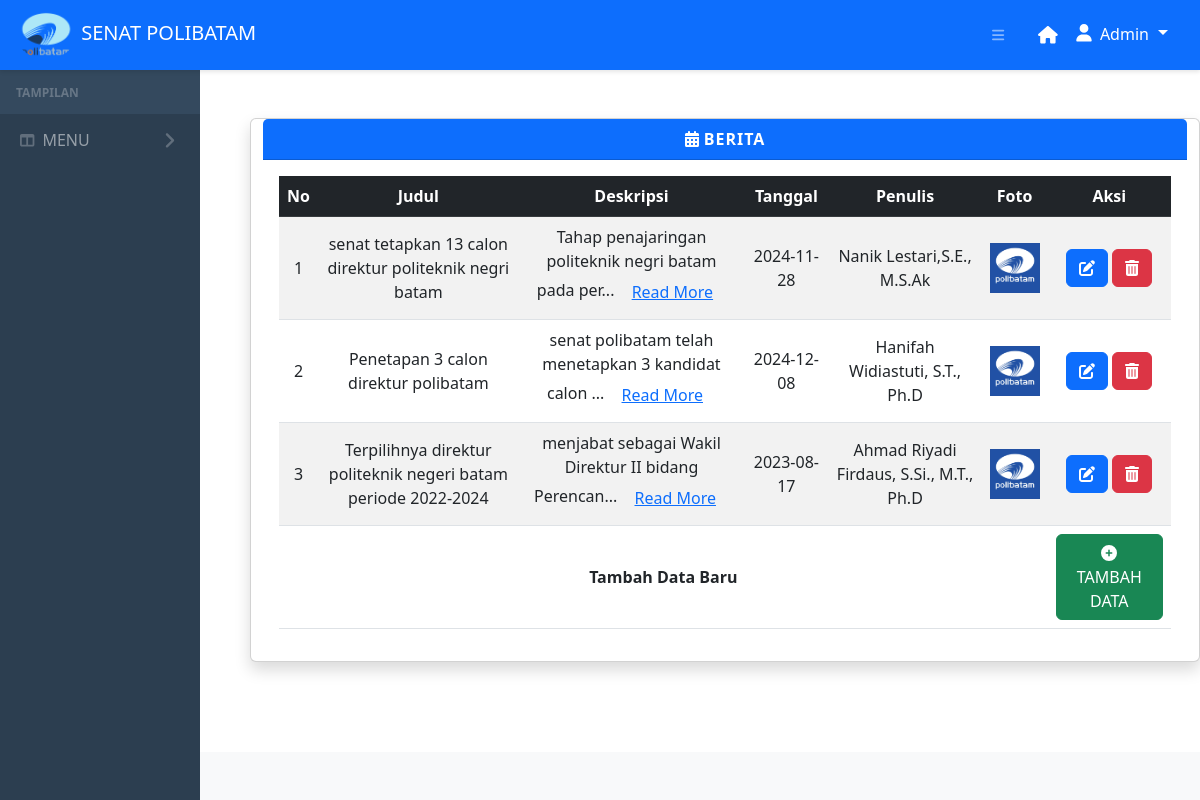
/dashboard/berita.php (signed in), run on the app's committed database.
### tables this page shows
CREATE TABLE `berita` (
    `id` int(11) AUTO_INCREMENT,
    `judul` varchar(255),
    `deskripsi` text,
    `tanggal` date,
    `penulis` int(11),
    `foto` varchar(50),
    PRIMARY KEY (id),
    FOREIGN KEY (penulis) REFERENCES struktur(Id_struktur)
);

CREATE TABLE `struktur` (
    `Id_struktur` int(11) AUTO_INCREMENT,
    `jabatan` varchar(50),
    `nama` varchar(100),
    `Email` varchar(100),
    PRIMARY KEY (Id_struktur)
);

### dashboard/berita.php (the view, shortened to what this page needs)
<?php
if (isset($_SESSION['id_senat']) && isset($_SESSION['email'])){
require('db.php');
?>
<!DOCTYPE html>
<html lang="en">
    <head>
        <link href="https://cdn.jsdelivr.net/npm/simple-datatables@7.1.2/dist/style.min.css" rel="stylesheet" />
        <link href="css/styles.css" rel="stylesheet" />
    </head>
    <body class="sb-nav-fixed">
    <nav class="sb-topnav navbar navbar-expand navbar-dark bg-primary">
    <a class="navbar-brand ps-3" href="index.php">
        <img src="logo_polibatam.png" width="60" class="logo">
        SENAT POLIBATAM
    </a>
<div class="ms-auto d-flex align-items-center">
    <button class="btn btn-link btn-sm me-3" id="sidebarToggle">
        <i class="fas fa-bars"></i>
    </button>
</div>
<ul class="navbar-nav ms-auto ms-md-0 me-3 me-lg-4">
    <li class="nav-item">
        <a class="nav-link" href="index.php">
            <i class="fas fa-home"></i>
        </a>
    </li>
    <li class="nav-item dropdown">
        <a class="nav-link dropdown-toggle" id="navbarDropdown" href="#" role="button" data-bs-toggle="dropdown" aria-expanded="false">
            <i class="fas fa-user fa-fw"></i>
            <span class="user-name">Admin</span>
        </a>
    </li>
</ul>
</nav>
</body>
<div id="layoutSidenav">
    <div id="layoutSidenav_nav">
        <nav class="sb-sidenav accordion sb-sidenav-dark" id="sidenavAccordion">
            <div class="sb-sidenav-menu">
                <div class="nav">
                    <div class="sb-sidenav-menu-heading text-uppercase">Tampilan</div>
                    <a class="nav-link collapsed" href="#" data-bs-toggle="collapse" data-bs-target="#collapseLayouts" aria-expanded="false" aria-controls="collapseLayouts">
                        <div class="sb-nav-link-icon"><i class="fas fa-columns"></i></div>
                        MENU
                        <div class="sb-sidenav-collapse-arrow"><i class="fas fa-angle-down"></i></div>
                    </a>
                </div>
            </div>
        </nav>
    </div>
</div>
<link href="https://cdn.jsdelivr.net/npm/bootstrap@5.3.0-alpha1/dist/css/bootstrap.min.css" rel="stylesheet">
<link href="https://cdnjs.cloudflare.com/ajax/libs/font-awesome/6.0.0-beta3/css/all.min.css" rel="stylesheet">
<div id="layoutSidenav_content">
    <main>
        <div class="container my-5">
            <div class="row text-center mb-4">
                <div class="card shadow mb-4">
                    <div class="card-header bg-primary text-white">
                        <i class="fas fa-calendar-alt"></i>
                        <b>BERITA</b>
                    </div>
                    <div class="card-body">
                        <div class="table-responsive">
                            <table class="table table-striped table-hover text-center align-middle">
                                <thead class="table-dark">
                                    <tr>
                                        <th>No</th>
                                        <th>Judul</th>
                                        <th>Deskripsi</th>
                                        <th>Tanggal</th>
                                        <th>Penulis</th>
                                        <th>Foto</th>
                                        <th>Aksi</th>
                                    </tr>
                                </thead>
                                <tbody>
<?php
$sql = "SELECT berita.*, struktur.nama AS penulis_nama FROM berita LEFT JOIN struktur ON berita.penulis = struktur.Id_struktur";
$result = $conn->query($sql);
$no = 1;
if ($result->num_rows > 0) {
    while ($row = $result->fetch_assoc()) {
        $short_desc = substr($row['deskripsi'], 0, 50);
        $full_desc = $row['deskripsi'];
        echo "<tr>";
        echo "<td>" . $no++ . "</td>";
        echo "<td>" . htmlspecialchars($row['judul']) . "</td>";
        if (strlen($full_desc) > 50) {
            echo "<td id='description-row-" . $row['id'] . "'>
                    <div id='short-" . $row['id'] . "' class='short-desc'>" . nl2br(htmlspecialchars($short_desc)) . "...</div>
                    <div id='full-" . $row['id'] . "' class='full-desc' style='display:none;'>
                        <span id='full-text-" . $row['id'] . "'>" . nl2br(htmlspecialchars($full_desc)) . "</span>
                    </div>
                    <button id='read-more-" . $row['id'] . "' onclick='toggleReadMore(" . $row['id'] . ")' class='btn btn-link'>Read More</button>
                </td>";
        } else {
            echo "<td>" . nl2br(htmlspecialchars($full_desc)) . "</td>";
        }
        echo "<td>" . htmlspecialchars($row['tanggal']) . "</td>";
        echo "<td>" . htmlspecialchars($row['penulis_nama']) . "</td>";
        echo "<td>
                <img src='../uploads/" . htmlspecialchars($row['foto']) . "' alt='Foto' style='max-width: 50px; max-height: 50px;' />
              </td>";
        echo "<td>
                <button
                    type='button'
                    class='btn btn-primary edit-button'
                    data-id='" . $row['id'] . "'
                    data-judul='" . htmlspecialchars($row['judul']) . "'
                    data-deskripsi='" . htmlspecialchars($row['deskripsi']) . "'
                    data-tanggal='" . htmlspecialchars($row['tanggal']) . "'
                    data-penulis='" . htmlspecialchars($row['penulis_nama']) . "'
                    data-foto='" . htmlspecialchars($row['foto']) . "'
                    data-bs-toggle='modal'
                    data-bs-target='#editModal'>
                    <i class='fa-solid fa-pen-to-square'></i>
                </button>
                <button type='button' class='btn btn-danger' data-bs-toggle='modal' data-bs-target='#confirmDeleteModal' data-id='" . $row['id'] . "'>
                    <i class='fa-solid fa-trash-can'></i>
                </button>
              </td>";
        echo "</tr>";
    }
} else {
    echo "<tr><td colspan='7'>Tidak ada data</td></tr>";
}
echo "<tr>";
echo "<td colspan='6' class='text-center'><strong>Tambah Data Baru</strong></td>";
echo "<td>
        <button class='btn btn-success' data-bs-toggle='modal' data-bs-target='#addModal'>
            <i class='fa-solid fa-circle-plus'></i> TAMBAH DATA
        </button>
      </td>";
echo "</tr>";
?>
                                </tbody>
                            </table>
                        </div>
                    </div>
                </div>
            </div>
        </div>
    </main>
</div>
        <footer class="py-4 bg-light mt-auto">
</body>
</html>
<?php
} else{
    header("Location: ../login.php");
    exit();
}
?>

### dashboard/berita.php (style rules this page uses)
.navbar-brand .logo { border-radius: 50%; transition: transform 0.3s ease; }
.navbar { padding: 0.8rem 1.5rem; background-color: #007BFF; box-shadow: 0 2px 4px rgba(0, 0, 0, 0.1); }
.nav-link { font-size: 1.1rem; font-weight: 600; color: white; transition: all 0.3s ease; }
.user-name { font-size: 1rem; font-weight: 500; color: #fff; }
.nav-item.dropdown a { padding: 10px 15px; }
.nav-item .nav-link { font-size: 1.1rem; font-weight: 600; color: white; transition: all 0.3s ease; }
.sb-sidenav-dark { background-color: #2C3E50; color: #ECF0F1; }
.sb-sidenav { width: 200px; }
#layoutSidenav_content { padding-left: 250px; }
.sb-sidenav-menu-heading { font-size: 1.1rem; font-weight: bold; padding: 10px 15px; background-color: #34495E; color: #BDC3C7; }
.nav-link { padding: 12px 20px; font-size: 1rem; font-weight: 500; color: #BDC3C7; transition: all 0.3s ease; }
.sb-nav-link-icon { margin-right: 10px; color: #BDC3C7; }
.nav-link .sb-nav-link-icon { font-size: 1.2rem; }
.sb-sidenav-collapse-arrow { color: #BDC3C7; font-size: 1.2rem; }
#layoutSidenav_content { padding-top: 70px; }
#layoutSidenav_nav { height: 100%; }
.sb-topnav { height: 70px; position: fixed; width: 100%; z-index: 1000; }
body { margin: 0; padding: 0; display: flex; flex-direction: column; height: 100vh; }
.short-desc { display: inline; }

### data on the page
berita: judul "senat tetapkan 13 calon direktur politeknik negri batam", deskripsi "Tahap penajaringan politeknik negri batam pada per", tanggal "2024-11-28", penulis.nama "Nanik Lestari,S.E., M.S.Ak", foto (picture)
berita: judul "Penetapan 3 calon direktur polibatam", deskripsi "senat polibatam telah menetapkan 3 kandidat calon", tanggal "2024-12-08", penulis.nama "Hanifah Widiastuti, S.T., Ph.D", foto (picture)
berita: judul "Terpilihnya direktur politeknik negeri batam periode 2022-2024", deskripsi "menjabat sebagai Wakil Direktur II bidang Perencan", tanggal "2023-08-17", penulis.nama "Ahmad Riyadi Firdaus, S.Si., M.T., Ph.D", foto (picture)
